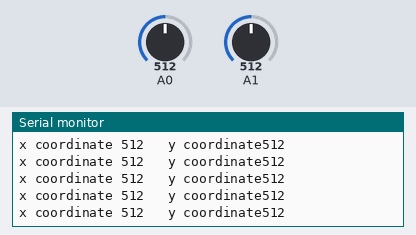
Bench run of a sketch on a simulated Arduino Uno, built with avr-gcc and run on an emulated ATmega328P. Shown: the last lines printed to the serial monitor. The test bench sets the inputs (shaded band); at power-on: A0 = 512, A1 = 512.

Above: at 1.2 s.
1.3 s: A0 set to 110
At 2.0 s:
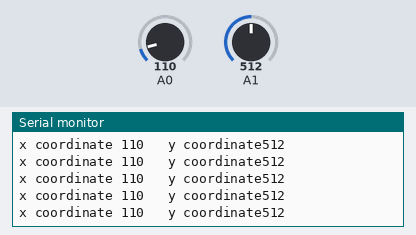
2.8 s: A0 set to 94
At 3.8 s:
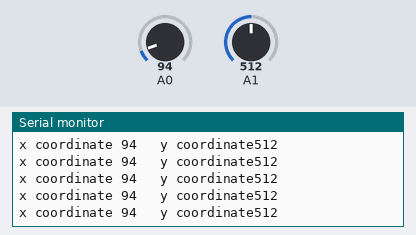
5.8 s: A1 set to 109
At 6.8 s:
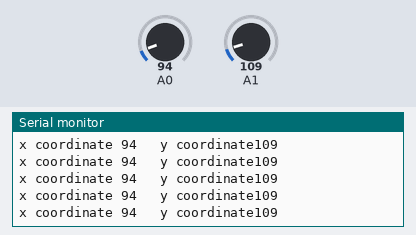
8.8 s: A1 set to 90
At 9.4 s:
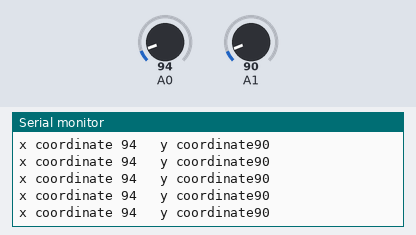
14.8 s: A1 set to 11
At 15.6 s:
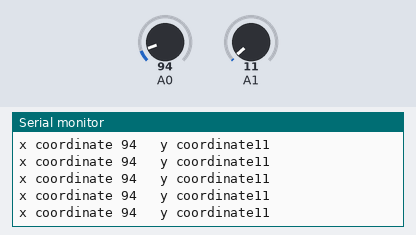
17.8 s: A1 set to 8
At 18.9 s:
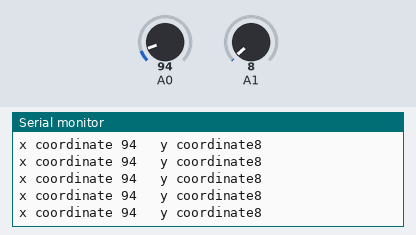
Timing chart, 0 to 20.3 s (numbered marks = the images above; inputs shaded):
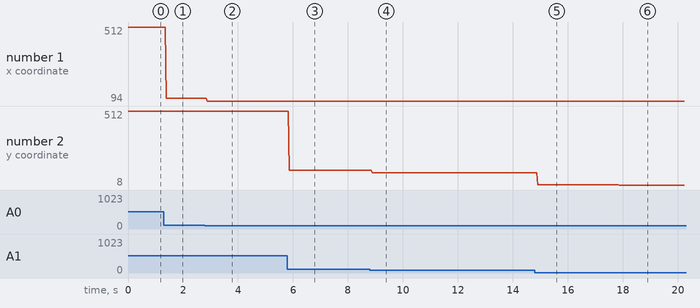

Measured:
- after the input at 1.3 s, the serial monitor: prints a new line after 0.09 s (image 1)
- after the input at 2.8 s, the serial monitor: prints a new line after 0.08 s (image 2)
- after the input at 5.8 s, the serial monitor: prints a new line after 0.07 s (image 3)
- after the input at 8.8 s, the serial monitor: prints a new line after 0.09 s (image 4)
- after the input at 14.8 s, the serial monitor: prints a new line after 0.10 s (image 5)
- after the input at 17.8 s, the serial monitor: prints a new line after 0.07 s (image 6)
- plotted number 1: 512 → 110 after the input at 1.3 s, 110 → 94 after the input at 2.8 s
- plotted number 2: 512 → 109 after the input at 5.8 s, 109 → 90 after the input at 8.8 s, 90 → 11 after the input at 14.8 s, 11 → 8 after the input at 17.8 s

The sketch:

accellero.ino
```cpp
void setup() {
  // put your setup code here, to run once:sERAIL.BEIN
Serial.begin(9600);
}

void loop() {
int p=analogRead(A0);
int q=analogRead(A1);

Serial.print("x coordinate ");

Serial.print(p);
Serial.print("   y coordinate");

Serial.println(q);// put your main code here, to run repeatedly:

}
```
